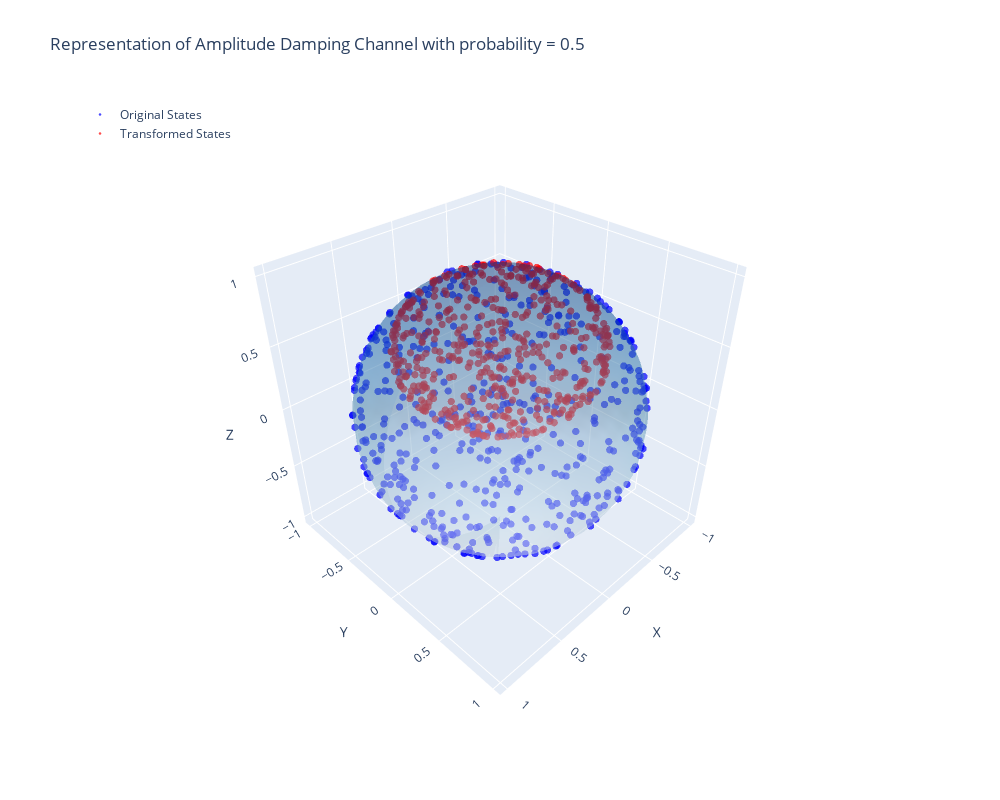

This figure's notebook cell:
### Code cell
num_samples = 500
p = 0.5
transformation = lambda rho: apply_quantum_channel(rho, amplitudeDampingKrausOperators(p))
rhosVect, sigmasVect = generateData("pure", num_samples, transformation)
interactivePlot(rhosVect, sigmasVect, ["Original States", "Transformed States"], f"Representation of Amplitude Damping Channel with probability = {p}", False)

### Figure 1 — Plotly figure (JSON) as saved in the notebook; plotly's stock layout.template omitted (floating-point values rounded to 4 significant figures; data arrays with more than 128 entries replaced by an {"elided": "..."} marker saying what was removed)
{"data": [{"marker": {"color": "blue", "opacity": 0.7, "size": 2.5}, "mode": "markers", "name": "Original States", "type": "scatter3d", "x": {"elided": "500 float values"}, "y": {"elided": "500 float values"}, "z": {"elided": "500 float values"}}, {"marker": {"color": "red", "opacity": 0.7, "size": 2.5}, "mode": "markers", "name": "Transformed States", "type": "scatter3d", "x": {"elided": "500 float values"}, "y": {"elided": "500 float values"}, "z": {"elided": "500 float values"}}, {"colorscale": [[0, "rgb(247,251,255)"], [0.125, "rgb(222,235,247)"], [0.25, "rgb(198,219,239)"], [0.375, "rgb(158,202,225)"], [0.5, "rgb(107,174,214)"], [0.625, "rgb(66,146,198)"], [0.75, "rgb(33,113,181)"], [0.875, "rgb(8,81,156)"], [1, "rgb(8,48,107)"]], "opacity": 0.3, "showscale": false, "type": "surface", "x": {"elided": "30x30 float values"}, "y": {"elided": "30x30 float values"}, "z": {"elided": "30x30 float values"}}], "layout": {"height": 800, "legend": {"x": 0, "y": 1}, "scene": {"aspectmode": "auto", "aspectratio": {"x": 0.998, "y": 0.9995, "z": 1.002}, "camera": {"center": {"x": 0, "y": 0, "z": 0}, "eye": {"x": 1.405, "y": 1.405, "z": 1.405}, "projection": {"type": "perspective"}, "up": {"x": 0, "y": 0, "z": 1}}, "xaxis": {"title": {"text": "X"}, "type": "linear"}, "yaxis": {"title": {"text": "Y"}, "type": "linear"}, "zaxis": {"title": {"text": "Z"}, "type": "linear"}}, "title": {"text": "Representation of Amplitude Damping Channel with probability = 0.5"}, "width": 1000}}
